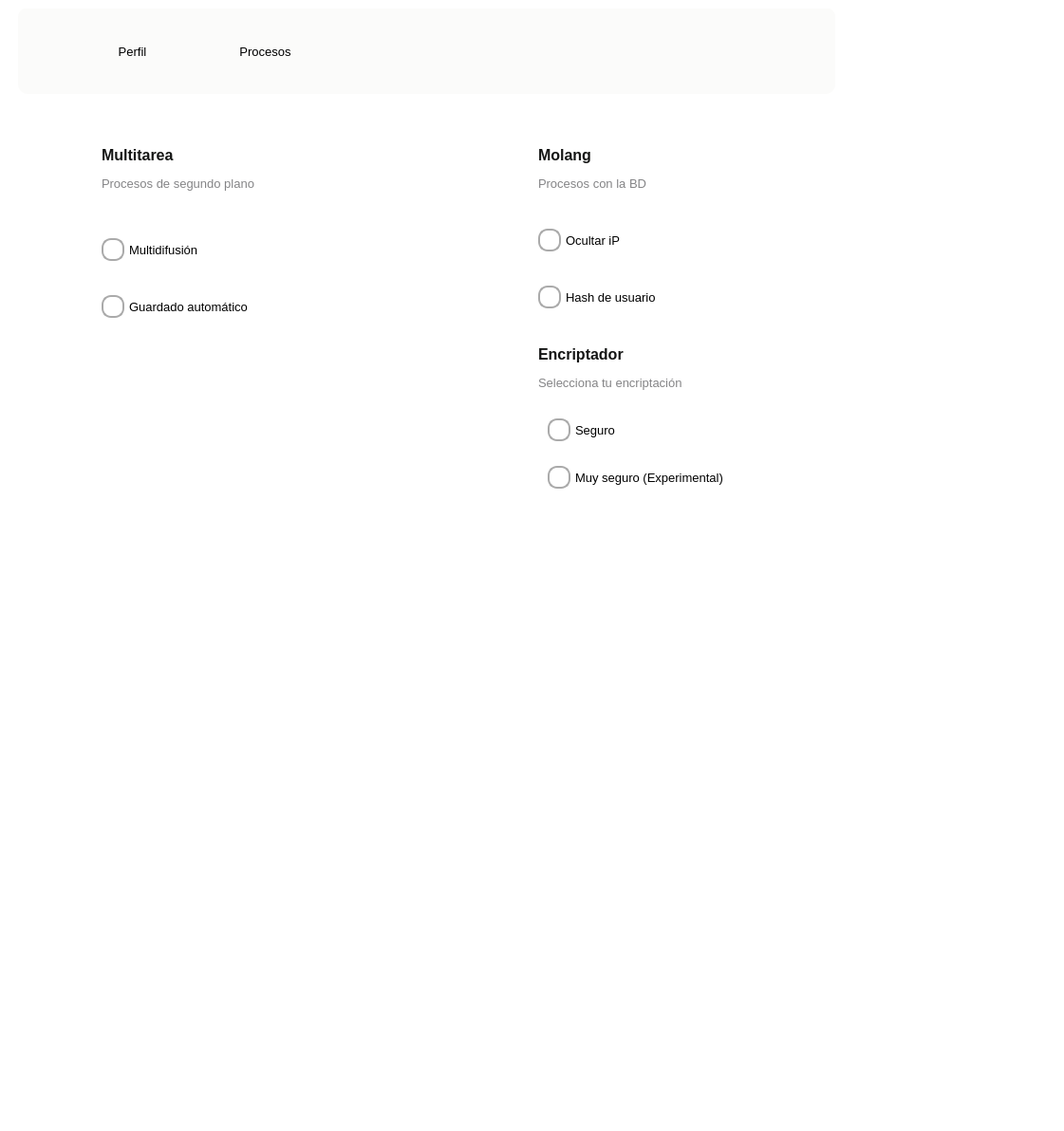
<?xml version="1.0" encoding="UTF-8"?>
<ui version="4.0">
 <class>MainWindow</class>
 <widget class="QMainWindow" name="MainWindow">
  <property name="geometry">
   <rect>
    <x>0</x>
    <y>0</y>
    <width>1121</width>
    <height>1192</height>
   </rect>
  </property>
  <property name="windowTitle">
   <string>MainWindow</string>
  </property>
  <property name="styleSheet">
   <string notr="true">background-color:transparent;
border-radius:10px;</string>
  </property>
  <widget class="QWidget" name="centralwidget">
   <widget class="QFrame" name="frame">
    <property name="geometry">
     <rect>
      <x>19</x>
      <y>9</y>
      <width>861</width>
      <height>571</height>
     </rect>
    </property>
    <property name="styleSheet">
     <string notr="true">background-color:white;
border-radius:10px;
</string>
    </property>
    <property name="frameShape">
     <enum>QFrame::StyledPanel</enum>
    </property>
    <property name="frameShadow">
     <enum>QFrame::Raised</enum>
    </property>
    <widget class="QFrame" name="frame_2">
     <property name="geometry">
      <rect>
       <x>0</x>
       <y>-1</y>
       <width>861</width>
       <height>91</height>
      </rect>
     </property>
     <property name="cursor">
      <cursorShape>ArrowCursor</cursorShape>
     </property>
     <property name="styleSheet">
      <string notr="true">background-color:#fbfbfa;
border-radius:10px;</string>
     </property>
     <property name="frameShape">
      <enum>QFrame::StyledPanel</enum>
     </property>
     <property name="frameShadow">
      <enum>QFrame::Raised</enum>
     </property>
     <widget class="QPushButton" name="buttonProfile">
      <property name="geometry">
       <rect>
        <x>70</x>
        <y>30</y>
        <width>101</width>
        <height>32</height>
       </rect>
      </property>
      <property name="font">
       <font>
        <family>Segoe UI</family>
        <pointsize>10</pointsize>
       </font>
      </property>
      <property name="cursor">
       <cursorShape>PointingHandCursor</cursorShape>
      </property>
      <property name="text">
       <string>Perfil</string>
      </property>
      <property name="icon">
       <iconset>
        <normaloff>../Resources/equipo-de-usuario.png</normaloff>../Resources/equipo-de-usuario.png</iconset>
      </property>
      <property name="iconSize">
       <size>
        <width>32</width>
        <height>32</height>
       </size>
      </property>
     </widget>
     <widget class="QPushButton" name="buttonProcess">
      <property name="geometry">
       <rect>
        <x>200</x>
        <y>30</y>
        <width>121</width>
        <height>32</height>
       </rect>
      </property>
      <property name="font">
       <font>
        <family>Segoe UI</family>
        <pointsize>10</pointsize>
       </font>
      </property>
      <property name="cursor">
       <cursorShape>PointingHandCursor</cursorShape>
      </property>
      <property name="text">
       <string>Procesos</string>
      </property>
      <property name="icon">
       <iconset>
        <normaloff>../Resources/configuracion-del-flujo-de-trabajo.png</normaloff>../Resources/configuracion-del-flujo-de-trabajo.png</iconset>
      </property>
      <property name="iconSize">
       <size>
        <width>32</width>
        <height>32</height>
       </size>
      </property>
     </widget>
     <widget class="QRadioButton" name="buttonExit">
      <property name="geometry">
       <rect>
        <x>10</x>
        <y>10</y>
        <width>16</width>
        <height>21</height>
       </rect>
      </property>
      <property name="cursor">
       <cursorShape>PointingHandCursor</cursorShape>
      </property>
      <property name="toolTip">
       <string>Salir</string>
      </property>
      <property name="styleSheet">
       <string>background-color:transparent;</string>
      </property>
      <property name="text">
       <string/>
      </property>
     </widget>
     <widget class="QRadioButton" name="buttonMinimize">
      <property name="enabled">
       <bool>false</bool>
      </property>
      <property name="geometry">
       <rect>
        <x>30</x>
        <y>10</y>
        <width>16</width>
        <height>21</height>
       </rect>
      </property>
      <property name="cursor">
       <cursorShape>PointingHandCursor</cursorShape>
      </property>
      <property name="focusPolicy">
       <enum>Qt::NoFocus</enum>
      </property>
      <property name="toolTip">
       <string>Minimizar</string>
      </property>
      <property name="styleSheet">
       <string notr="true">background-color:transparent;</string>
      </property>
      <property name="text">
       <string/>
      </property>
      <property name="autoExclusive">
       <bool>false</bool>
      </property>
     </widget>
    </widget>
    <widget class="QFrame" name="root">
     <property name="geometry">
      <rect>
       <x>9</x>
       <y>99</y>
       <width>841</width>
       <height>461</height>
      </rect>
     </property>
     <property name="styleSheet">
      <string notr="true">background-color:white;
border-radius:10px;</string>
     </property>
     <property name="frameShape">
      <enum>QFrame::StyledPanel</enum>
     </property>
     <property name="frameShadow">
      <enum>QFrame::Raised</enum>
     </property>
     <widget class="QFrame" name="frameUser">
      <property name="geometry">
       <rect>
        <x>20</x>
        <y>10</y>
        <width>801</width>
        <height>411</height>
       </rect>
      </property>
      <property name="frameShape">
       <enum>QFrame::StyledPanel</enum>
      </property>
      <property name="frameShadow">
       <enum>QFrame::Raised</enum>
      </property>
      <widget class="QTextEdit" name="textEdit">
       <property name="geometry">
        <rect>
         <x>580</x>
         <y>70</y>
         <width>111</width>
         <height>41</height>
        </rect>
       </property>
       <property name="font">
        <font>
         <family>Segoe UI</family>
         <pointsize>12</pointsize>
        </font>
       </property>
       <property name="styleSheet">
        <string notr="true">border:1px solid #dddcdc;</string>
       </property>
       <property name="readOnly">
        <bool>true</bool>
       </property>
       <property name="placeholderText">
        <string>#FFFF</string>
       </property>
      </widget>
      <widget class="QCheckBox" name="checkHideSemester">
       <property name="geometry">
        <rect>
         <x>60</x>
         <y>130</y>
         <width>171</width>
         <height>31</height>
        </rect>
       </property>
       <property name="font">
        <font>
         <family>Segoe UI</family>
         <pointsize>10</pointsize>
        </font>
       </property>
       <property name="cursor">
        <cursorShape>PointingHandCursor</cursorShape>
       </property>
       <property name="styleSheet">
        <string notr="true">QCheckBox {
    spacing: 5px; /* Espacio entre el cuadro de verificación y el texto */
}

QCheckBox::indicator {
    width: 20px; /* Ancho del cuadro de verificación */
    height: 20px; /* Altura del cuadro de verificación */
    border-radius: 10px; /* Asegura que el cuadro de verificación sea circular */
}

QCheckBox::indicator:unchecked {
    border: 2px solid #aaa; /* Borde del cuadro de verificación cuando no está seleccionado */
    background-color: #fff; /* Color de fondo del cuadro de verificación cuando no está seleccionado */
}

QCheckBox::indicator:checked {
    border: 2px solid #007bff; /* Borde del cuadro de verificación cuando está seleccionado */
    background-color: #007bff; /* Color de fondo del cuadro de verificación cuando está seleccionado */
}

QCheckBox::indicator:checked:hover {
    border: 2px solid #0056b3; /* Borde del cuadro de verificación cuando está seleccionado y el cursor está sobre él */
    background-color: #0056b3; /* Color de fondo del cuadro de verificación cuando está seleccionado y el cursor está sobre él */
}

QCheckBox::indicator:unchecked:hover {
    border: 2px solid #999; /* Borde del cuadro de verificación cuando no está seleccionado y el cursor está sobre él */
    background-color: #f3f3f3; /* Color de fondo del cuadro de verificación cuando no está seleccionado y el cursor está sobre él */
}

QCheckBox::indicator:checked:disabled {
    border: 2px solid #999; /* Borde del cuadro de verificación cuando está seleccionado y desactivado */
    background-color: #ccc; /* Color de fondo del cuadro de verificación cuando está seleccionado y desactivado */
}

QCheckBox::indicator:unchecked:disabled {
    border: 2px solid #999; /* Borde del cuadro de verificación cuando no está seleccionado y desactivado */
    background-color: #f3f3f3; /* Color de fondo del cuadro de verificación cuando no está seleccionado y desactivado */
}

QCheckBox::indicator:unchecked:focus {
    border: 2px solid #007bff; /* Borde del cuadro de verificación cuando no está seleccionado y tiene el enfoque */
}

QCheckBox::indicator:checked:focus {
    border: 2px solid #007bff; /* Borde del cuadro de verificación cuando está seleccionado y tiene el enfoque */
}
</string>
       </property>
       <property name="text">
        <string>Ocultar semestre</string>
       </property>
      </widget>
      <widget class="QLabel" name="label">
       <property name="geometry">
        <rect>
         <x>50</x>
         <y>30</y>
         <width>141</width>
         <height>31</height>
        </rect>
       </property>
       <property name="font">
        <font>
         <family>Segoe UI</family>
         <pointsize>12</pointsize>
         <weight>75</weight>
         <bold>true</bold>
        </font>
       </property>
       <property name="styleSheet">
        <string notr="true">color: #141514;</string>
       </property>
       <property name="text">
        <string>Color lateral</string>
       </property>
      </widget>
      <widget class="QPushButton" name="pushButton_9">
       <property name="geometry">
        <rect>
         <x>700</x>
         <y>70</y>
         <width>31</width>
         <height>31</height>
        </rect>
       </property>
       <property name="cursor">
        <cursorShape>PointingHandCursor</cursorShape>
       </property>
       <property name="styleSheet">
        <string notr="true">background-color:#088bb2;
border-radius:15px;</string>
       </property>
       <property name="text">
        <string/>
       </property>
      </widget>
      <widget class="QPushButton" name="pushButton_3">
       <property name="geometry">
        <rect>
         <x>500</x>
         <y>20</y>
         <width>31</width>
         <height>31</height>
        </rect>
       </property>
       <property name="cursor">
        <cursorShape>PointingHandCursor</cursorShape>
       </property>
       <property name="styleSheet">
        <string notr="true">background-color:#1f1f21;
border-radius:15px;</string>
       </property>
       <property name="text">
        <string/>
       </property>
      </widget>
      <widget class="QLabel" name="label_3">
       <property name="geometry">
        <rect>
         <x>460</x>
         <y>80</y>
         <width>111</width>
         <height>16</height>
        </rect>
       </property>
       <property name="font">
        <font>
         <family>Segoe UI</family>
         <pointsize>10</pointsize>
        </font>
       </property>
       <property name="styleSheet">
        <string notr="true">color:#848486;</string>
       </property>
       <property name="text">
        <string>Personalizado</string>
       </property>
      </widget>
      <widget class="QPushButton" name="pushButton_8">
       <property name="geometry">
        <rect>
         <x>700</x>
         <y>20</y>
         <width>31</width>
         <height>31</height>
        </rect>
       </property>
       <property name="cursor">
        <cursorShape>PointingHandCursor</cursorShape>
       </property>
       <property name="styleSheet">
        <string notr="true">background-color:#088bb2;
border-radius:15px;</string>
       </property>
       <property name="text">
        <string/>
       </property>
      </widget>
      <widget class="QPushButton" name="pushButton_4">
       <property name="geometry">
        <rect>
         <x>540</x>
         <y>20</y>
         <width>31</width>
         <height>31</height>
        </rect>
       </property>
       <property name="cursor">
        <cursorShape>PointingHandCursor</cursorShape>
       </property>
       <property name="styleSheet">
        <string notr="true">background-color:#7939ef;
border-radius:15px;</string>
       </property>
       <property name="text">
        <string/>
       </property>
      </widget>
      <widget class="QPushButton" name="pushButton_7">
       <property name="geometry">
        <rect>
         <x>660</x>
         <y>20</y>
         <width>31</width>
         <height>31</height>
        </rect>
       </property>
       <property name="cursor">
        <cursorShape>PointingHandCursor</cursorShape>
       </property>
       <property name="styleSheet">
        <string notr="true">background-color:#2f90fa;
border-radius:15px;</string>
       </property>
       <property name="text">
        <string/>
       </property>
      </widget>
      <widget class="QPushButton" name="pushButton_5">
       <property name="geometry">
        <rect>
         <x>580</x>
         <y>20</y>
         <width>31</width>
         <height>31</height>
        </rect>
       </property>
       <property name="cursor">
        <cursorShape>PointingHandCursor</cursorShape>
       </property>
       <property name="styleSheet">
        <string notr="true">background-color:#424ce6;
border-radius:15px;</string>
       </property>
       <property name="text">
        <string/>
       </property>
      </widget>
      <widget class="QLabel" name="label_2">
       <property name="geometry">
        <rect>
         <x>50</x>
         <y>60</y>
         <width>241</width>
         <height>16</height>
        </rect>
       </property>
       <property name="font">
        <font>
         <family>Segoe UI</family>
         <pointsize>10</pointsize>
        </font>
       </property>
       <property name="styleSheet">
        <string notr="true">color:#848486;</string>
       </property>
       <property name="text">
        <string>Selecciona o costumiza el color</string>
       </property>
      </widget>
      <widget class="QCheckBox" name="checkHideName">
       <property name="geometry">
        <rect>
         <x>60</x>
         <y>190</y>
         <width>171</width>
         <height>31</height>
        </rect>
       </property>
       <property name="font">
        <font>
         <family>Segoe UI</family>
         <pointsize>10</pointsize>
        </font>
       </property>
       <property name="cursor">
        <cursorShape>PointingHandCursor</cursorShape>
       </property>
       <property name="styleSheet">
        <string notr="true">QCheckBox {
    spacing: 5px; /* Espacio entre el cuadro de verificación y el texto */
}

QCheckBox::indicator {
    width: 20px; /* Ancho del cuadro de verificación */
    height: 20px; /* Altura del cuadro de verificación */
    border-radius: 10px; /* Asegura que el cuadro de verificación sea circular */
}

QCheckBox::indicator:unchecked {
    border: 2px solid #aaa; /* Borde del cuadro de verificación cuando no está seleccionado */
    background-color: #fff; /* Color de fondo del cuadro de verificación cuando no está seleccionado */
}

QCheckBox::indicator:checked {
    border: 2px solid #007bff; /* Borde del cuadro de verificación cuando está seleccionado */
    background-color: #007bff; /* Color de fondo del cuadro de verificación cuando está seleccionado */
}

QCheckBox::indicator:checked:hover {
    border: 2px solid #0056b3; /* Borde del cuadro de verificación cuando está seleccionado y el cursor está sobre él */
    background-color: #0056b3; /* Color de fondo del cuadro de verificación cuando está seleccionado y el cursor está sobre él */
}

QCheckBox::indicator:unchecked:hover {
    border: 2px solid #999; /* Borde del cuadro de verificación cuando no está seleccionado y el cursor está sobre él */
    background-color: #f3f3f3; /* Color de fondo del cuadro de verificación cuando no está seleccionado y el cursor está sobre él */
}

QCheckBox::indicator:checked:disabled {
    border: 2px solid #999; /* Borde del cuadro de verificación cuando está seleccionado y desactivado */
    background-color: #ccc; /* Color de fondo del cuadro de verificación cuando está seleccionado y desactivado */
}

QCheckBox::indicator:unchecked:disabled {
    border: 2px solid #999; /* Borde del cuadro de verificación cuando no está seleccionado y desactivado */
    background-color: #f3f3f3; /* Color de fondo del cuadro de verificación cuando no está seleccionado y desactivado */
}

QCheckBox::indicator:unchecked:focus {
    border: 2px solid #007bff; /* Borde del cuadro de verificación cuando no está seleccionado y tiene el enfoque */
}

QCheckBox::indicator:checked:focus {
    border: 2px solid #007bff; /* Borde del cuadro de verificación cuando está seleccionado y tiene el enfoque */
}
</string>
       </property>
       <property name="text">
        <string>Ocultar nombre</string>
       </property>
      </widget>
      <widget class="QPushButton" name="pushButton_6">
       <property name="geometry">
        <rect>
         <x>620</x>
         <y>20</y>
         <width>31</width>
         <height>31</height>
        </rect>
       </property>
       <property name="cursor">
        <cursorShape>PointingHandCursor</cursorShape>
       </property>
       <property name="styleSheet">
        <string notr="true">background-color:#155fef;
border-radius:15px;</string>
       </property>
       <property name="text">
        <string/>
       </property>
      </widget>
     </widget>
     <widget class="QFrame" name="frameProcess">
      <property name="geometry">
       <rect>
        <x>19</x>
        <y>10</y>
        <width>801</width>
        <height>411</height>
       </rect>
      </property>
      <property name="frameShape">
       <enum>QFrame::StyledPanel</enum>
      </property>
      <property name="frameShadow">
       <enum>QFrame::Raised</enum>
      </property>
      <widget class="QCheckBox" name="checkHideSemester_2">
       <property name="geometry">
        <rect>
         <x>60</x>
         <y>130</y>
         <width>171</width>
         <height>31</height>
        </rect>
       </property>
       <property name="font">
        <font>
         <family>Segoe UI</family>
         <pointsize>10</pointsize>
        </font>
       </property>
       <property name="cursor">
        <cursorShape>PointingHandCursor</cursorShape>
       </property>
       <property name="styleSheet">
        <string notr="true">QCheckBox {
    spacing: 5px; /* Espacio entre el cuadro de verificación y el texto */
}

QCheckBox::indicator {
    width: 20px; /* Ancho del cuadro de verificación */
    height: 20px; /* Altura del cuadro de verificación */
    border-radius: 10px; /* Asegura que el cuadro de verificación sea circular */
}

QCheckBox::indicator:unchecked {
    border: 2px solid #aaa; /* Borde del cuadro de verificación cuando no está seleccionado */
    background-color: #fff; /* Color de fondo del cuadro de verificación cuando no está seleccionado */
}

QCheckBox::indicator:checked {
    border: 2px solid #007bff; /* Borde del cuadro de verificación cuando está seleccionado */
    background-color: #007bff; /* Color de fondo del cuadro de verificación cuando está seleccionado */
}

QCheckBox::indicator:checked:hover {
    border: 2px solid #0056b3; /* Borde del cuadro de verificación cuando está seleccionado y el cursor está sobre él */
    background-color: #0056b3; /* Color de fondo del cuadro de verificación cuando está seleccionado y el cursor está sobre él */
}

QCheckBox::indicator:unchecked:hover {
    border: 2px solid #999; /* Borde del cuadro de verificación cuando no está seleccionado y el cursor está sobre él */
    background-color: #f3f3f3; /* Color de fondo del cuadro de verificación cuando no está seleccionado y el cursor está sobre él */
}

QCheckBox::indicator:checked:disabled {
    border: 2px solid #999; /* Borde del cuadro de verificación cuando está seleccionado y desactivado */
    background-color: #ccc; /* Color de fondo del cuadro de verificación cuando está seleccionado y desactivado */
}

QCheckBox::indicator:unchecked:disabled {
    border: 2px solid #999; /* Borde del cuadro de verificación cuando no está seleccionado y desactivado */
    background-color: #f3f3f3; /* Color de fondo del cuadro de verificación cuando no está seleccionado y desactivado */
}

QCheckBox::indicator:unchecked:focus {
    border: 2px solid #007bff; /* Borde del cuadro de verificación cuando no está seleccionado y tiene el enfoque */
}

QCheckBox::indicator:checked:focus {
    border: 2px solid #007bff; /* Borde del cuadro de verificación cuando está seleccionado y tiene el enfoque */
}
</string>
       </property>
       <property name="text">
        <string>Multidifusión</string>
       </property>
      </widget>
      <widget class="QLabel" name="label_4">
       <property name="geometry">
        <rect>
         <x>60</x>
         <y>30</y>
         <width>141</width>
         <height>31</height>
        </rect>
       </property>
       <property name="font">
        <font>
         <family>Segoe UI</family>
         <pointsize>12</pointsize>
         <weight>75</weight>
         <bold>true</bold>
        </font>
       </property>
       <property name="styleSheet">
        <string notr="true">color: #141514;</string>
       </property>
       <property name="text">
        <string>&lt;html&gt;&lt;head/&gt;&lt;body&gt;&lt;p&gt;Multitarea&lt;/p&gt;&lt;/body&gt;&lt;/html&gt;</string>
       </property>
      </widget>
      <widget class="QLabel" name="label_5">
       <property name="geometry">
        <rect>
         <x>60</x>
         <y>60</y>
         <width>241</width>
         <height>31</height>
        </rect>
       </property>
       <property name="font">
        <font>
         <family>Segoe UI</family>
         <pointsize>10</pointsize>
        </font>
       </property>
       <property name="styleSheet">
        <string notr="true">color:#848486;
</string>
       </property>
       <property name="text">
        <string>&lt;html&gt;&lt;head/&gt;&lt;body&gt;&lt;p&gt;Procesos de segundo plano&lt;/p&gt;&lt;/body&gt;&lt;/html&gt;</string>
       </property>
      </widget>
      <widget class="QCheckBox" name="checkHideSemester_3">
       <property name="geometry">
        <rect>
         <x>60</x>
         <y>190</y>
         <width>231</width>
         <height>31</height>
        </rect>
       </property>
       <property name="font">
        <font>
         <family>Segoe UI</family>
         <pointsize>10</pointsize>
        </font>
       </property>
       <property name="cursor">
        <cursorShape>PointingHandCursor</cursorShape>
       </property>
       <property name="styleSheet">
        <string notr="true">QCheckBox {
    spacing: 5px; /* Espacio entre el cuadro de verificación y el texto */
}

QCheckBox::indicator {
    width: 20px; /* Ancho del cuadro de verificación */
    height: 20px; /* Altura del cuadro de verificación */
    border-radius: 10px; /* Asegura que el cuadro de verificación sea circular */
}

QCheckBox::indicator:unchecked {
    border: 2px solid #aaa; /* Borde del cuadro de verificación cuando no está seleccionado */
    background-color: #fff; /* Color de fondo del cuadro de verificación cuando no está seleccionado */
}

QCheckBox::indicator:checked {
    border: 2px solid #007bff; /* Borde del cuadro de verificación cuando está seleccionado */
    background-color: #007bff; /* Color de fondo del cuadro de verificación cuando está seleccionado */
}

QCheckBox::indicator:checked:hover {
    border: 2px solid #0056b3; /* Borde del cuadro de verificación cuando está seleccionado y el cursor está sobre él */
    background-color: #0056b3; /* Color de fondo del cuadro de verificación cuando está seleccionado y el cursor está sobre él */
}

QCheckBox::indicator:unchecked:hover {
    border: 2px solid #999; /* Borde del cuadro de verificación cuando no está seleccionado y el cursor está sobre él */
    background-color: #f3f3f3; /* Color de fondo del cuadro de verificación cuando no está seleccionado y el cursor está sobre él */
}

QCheckBox::indicator:checked:disabled {
    border: 2px solid #999; /* Borde del cuadro de verificación cuando está seleccionado y desactivado */
    background-color: #ccc; /* Color de fondo del cuadro de verificación cuando está seleccionado y desactivado */
}

QCheckBox::indicator:unchecked:disabled {
    border: 2px solid #999; /* Borde del cuadro de verificación cuando no está seleccionado y desactivado */
    background-color: #f3f3f3; /* Color de fondo del cuadro de verificación cuando no está seleccionado y desactivado */
}

QCheckBox::indicator:unchecked:focus {
    border: 2px solid #007bff; /* Borde del cuadro de verificación cuando no está seleccionado y tiene el enfoque */
}

QCheckBox::indicator:checked:focus {
    border: 2px solid #007bff; /* Borde del cuadro de verificación cuando está seleccionado y tiene el enfoque */
}
</string>
       </property>
       <property name="text">
        <string>Guardado automático</string>
       </property>
      </widget>
      <widget class="QLabel" name="label_6">
       <property name="geometry">
        <rect>
         <x>520</x>
         <y>30</y>
         <width>141</width>
         <height>31</height>
        </rect>
       </property>
       <property name="font">
        <font>
         <family>Segoe UI</family>
         <pointsize>12</pointsize>
         <weight>75</weight>
         <bold>true</bold>
        </font>
       </property>
       <property name="styleSheet">
        <string notr="true">color: #141514;</string>
       </property>
       <property name="text">
        <string>&lt;html&gt;&lt;head/&gt;&lt;body&gt;&lt;p&gt;Molang&lt;/p&gt;&lt;/body&gt;&lt;/html&gt;</string>
       </property>
      </widget>
      <widget class="QLabel" name="label_7">
       <property name="geometry">
        <rect>
         <x>520</x>
         <y>60</y>
         <width>241</width>
         <height>31</height>
        </rect>
       </property>
       <property name="font">
        <font>
         <family>Segoe UI</family>
         <pointsize>10</pointsize>
        </font>
       </property>
       <property name="styleSheet">
        <string notr="true">color:#848486;
</string>
       </property>
       <property name="frameShape">
        <enum>QFrame::NoFrame</enum>
       </property>
       <property name="text">
        <string>&lt;html&gt;&lt;head/&gt;&lt;body&gt;&lt;p&gt;Procesos con la BD&lt;/p&gt;&lt;/body&gt;&lt;/html&gt;</string>
       </property>
      </widget>
      <widget class="QCheckBox" name="weba">
       <property name="geometry">
        <rect>
         <x>520</x>
         <y>120</y>
         <width>171</width>
         <height>31</height>
        </rect>
       </property>
       <property name="font">
        <font>
         <family>Segoe UI</family>
         <pointsize>10</pointsize>
        </font>
       </property>
       <property name="cursor">
        <cursorShape>PointingHandCursor</cursorShape>
       </property>
       <property name="styleSheet">
        <string notr="true">QCheckBox {
    spacing: 5px; /* Espacio entre el cuadro de verificación y el texto */
}

QCheckBox::indicator {
    width: 20px; /* Ancho del cuadro de verificación */
    height: 20px; /* Altura del cuadro de verificación */
    border-radius: 10px; /* Asegura que el cuadro de verificación sea circular */
}

QCheckBox::indicator:unchecked {
    border: 2px solid #aaa; /* Borde del cuadro de verificación cuando no está seleccionado */
    background-color: #fff; /* Color de fondo del cuadro de verificación cuando no está seleccionado */
}

QCheckBox::indicator:checked {
    border: 2px solid #007bff; /* Borde del cuadro de verificación cuando está seleccionado */
    background-color: #007bff; /* Color de fondo del cuadro de verificación cuando está seleccionado */
}

QCheckBox::indicator:checked:hover {
    border: 2px solid #0056b3; /* Borde del cuadro de verificación cuando está seleccionado y el cursor está sobre él */
    background-color: #0056b3; /* Color de fondo del cuadro de verificación cuando está seleccionado y el cursor está sobre él */
}

QCheckBox::indicator:unchecked:hover {
    border: 2px solid #999; /* Borde del cuadro de verificación cuando no está seleccionado y el cursor está sobre él */
    background-color: #f3f3f3; /* Color de fondo del cuadro de verificación cuando no está seleccionado y el cursor está sobre él */
}

QCheckBox::indicator:checked:disabled {
    border: 2px solid #999; /* Borde del cuadro de verificación cuando está seleccionado y desactivado */
    background-color: #ccc; /* Color de fondo del cuadro de verificación cuando está seleccionado y desactivado */
}

QCheckBox::indicator:unchecked:disabled {
    border: 2px solid #999; /* Borde del cuadro de verificación cuando no está seleccionado y desactivado */
    background-color: #f3f3f3; /* Color de fondo del cuadro de verificación cuando no está seleccionado y desactivado */
}

QCheckBox::indicator:unchecked:focus {
    border: 2px solid #007bff; /* Borde del cuadro de verificación cuando no está seleccionado y tiene el enfoque */
}

QCheckBox::indicator:checked:focus {
    border: 2px solid #007bff; /* Borde del cuadro de verificación cuando está seleccionado y tiene el enfoque */
}
</string>
       </property>
       <property name="text">
        <string>Ocultar iP</string>
       </property>
      </widget>
      <widget class="QCheckBox" name="checkHideSemester_5">
       <property name="geometry">
        <rect>
         <x>520</x>
         <y>180</y>
         <width>171</width>
         <height>31</height>
        </rect>
       </property>
       <property name="font">
        <font>
         <family>Segoe UI</family>
         <pointsize>10</pointsize>
        </font>
       </property>
       <property name="cursor">
        <cursorShape>PointingHandCursor</cursorShape>
       </property>
       <property name="styleSheet">
        <string notr="true">QCheckBox {
    spacing: 5px; /* Espacio entre el cuadro de verificación y el texto */
}

QCheckBox::indicator {
    width: 20px; /* Ancho del cuadro de verificación */
    height: 20px; /* Altura del cuadro de verificación */
    border-radius: 10px; /* Asegura que el cuadro de verificación sea circular */
}

QCheckBox::indicator:unchecked {
    border: 2px solid #aaa; /* Borde del cuadro de verificación cuando no está seleccionado */
    background-color: #fff; /* Color de fondo del cuadro de verificación cuando no está seleccionado */
}

QCheckBox::indicator:checked {
    border: 2px solid #007bff; /* Borde del cuadro de verificación cuando está seleccionado */
    background-color: #007bff; /* Color de fondo del cuadro de verificación cuando está seleccionado */
}

QCheckBox::indicator:checked:hover {
    border: 2px solid #0056b3; /* Borde del cuadro de verificación cuando está seleccionado y el cursor está sobre él */
    background-color: #0056b3; /* Color de fondo del cuadro de verificación cuando está seleccionado y el cursor está sobre él */
}

QCheckBox::indicator:unchecked:hover {
    border: 2px solid #999; /* Borde del cuadro de verificación cuando no está seleccionado y el cursor está sobre él */
    background-color: #f3f3f3; /* Color de fondo del cuadro de verificación cuando no está seleccionado y el cursor está sobre él */
}

QCheckBox::indicator:checked:disabled {
    border: 2px solid #999; /* Borde del cuadro de verificación cuando está seleccionado y desactivado */
    background-color: #ccc; /* Color de fondo del cuadro de verificación cuando está seleccionado y desactivado */
}

QCheckBox::indicator:unchecked:disabled {
    border: 2px solid #999; /* Borde del cuadro de verificación cuando no está seleccionado y desactivado */
    background-color: #f3f3f3; /* Color de fondo del cuadro de verificación cuando no está seleccionado y desactivado */
}

QCheckBox::indicator:unchecked:focus {
    border: 2px solid #007bff; /* Borde del cuadro de verificación cuando no está seleccionado y tiene el enfoque */
}

QCheckBox::indicator:checked:focus {
    border: 2px solid #007bff; /* Borde del cuadro de verificación cuando está seleccionado y tiene el enfoque */
}
</string>
       </property>
       <property name="text">
        <string>Hash de usuario</string>
       </property>
      </widget>
      <widget class="QLabel" name="label_8">
       <property name="geometry">
        <rect>
         <x>520</x>
         <y>240</y>
         <width>141</width>
         <height>31</height>
        </rect>
       </property>
       <property name="font">
        <font>
         <family>Segoe UI</family>
         <pointsize>12</pointsize>
         <weight>75</weight>
         <bold>true</bold>
        </font>
       </property>
       <property name="styleSheet">
        <string notr="true">color: #141514;</string>
       </property>
       <property name="text">
        <string>&lt;html&gt;&lt;head/&gt;&lt;body&gt;&lt;p&gt;Encriptador&lt;/p&gt;&lt;/body&gt;&lt;/html&gt;</string>
       </property>
      </widget>
      <widget class="QLabel" name="label_9">
       <property name="geometry">
        <rect>
         <x>520</x>
         <y>270</y>
         <width>241</width>
         <height>31</height>
        </rect>
       </property>
       <property name="font">
        <font>
         <family>Segoe UI</family>
         <pointsize>10</pointsize>
        </font>
       </property>
       <property name="styleSheet">
        <string notr="true">color:#848486;
</string>
       </property>
       <property name="frameShape">
        <enum>QFrame::NoFrame</enum>
       </property>
       <property name="text">
        <string>&lt;html&gt;&lt;head/&gt;&lt;body&gt;&lt;p&gt;Selecciona tu encriptación&lt;/p&gt;&lt;/body&gt;&lt;/html&gt;</string>
       </property>
      </widget>
      <widget class="QCheckBox" name="checkHideSemester_6">
       <property name="geometry">
        <rect>
         <x>530</x>
         <y>320</y>
         <width>171</width>
         <height>31</height>
        </rect>
       </property>
       <property name="font">
        <font>
         <family>Segoe UI</family>
         <pointsize>10</pointsize>
        </font>
       </property>
       <property name="cursor">
        <cursorShape>PointingHandCursor</cursorShape>
       </property>
       <property name="styleSheet">
        <string notr="true">QCheckBox {
    spacing: 5px; /* Espacio entre el cuadro de verificación y el texto */
}

QCheckBox::indicator {
    width: 20px; /* Ancho del cuadro de verificación */
    height: 20px; /* Altura del cuadro de verificación */
    border-radius: 10px; /* Asegura que el cuadro de verificación sea circular */
}

QCheckBox::indicator:unchecked {
    border: 2px solid #aaa; /* Borde del cuadro de verificación cuando no está seleccionado */
    background-color: #fff; /* Color de fondo del cuadro de verificación cuando no está seleccionado */
}

QCheckBox::indicator:checked {
    border: 2px solid #007bff; /* Borde del cuadro de verificación cuando está seleccionado */
    background-color: #007bff; /* Color de fondo del cuadro de verificación cuando está seleccionado */
}

QCheckBox::indicator:checked:hover {
    border: 2px solid #0056b3; /* Borde del cuadro de verificación cuando está seleccionado y el cursor está sobre él */
    background-color: #0056b3; /* Color de fondo del cuadro de verificación cuando está seleccionado y el cursor está sobre él */
}

QCheckBox::indicator:unchecked:hover {
    border: 2px solid #999; /* Borde del cuadro de verificación cuando no está seleccionado y el cursor está sobre él */
    background-color: #f3f3f3; /* Color de fondo del cuadro de verificación cuando no está seleccionado y el cursor está sobre él */
}

QCheckBox::indicator:checked:disabled {
    border: 2px solid #999; /* Borde del cuadro de verificación cuando está seleccionado y desactivado */
    background-color: #ccc; /* Color de fondo del cuadro de verificación cuando está seleccionado y desactivado */
}

QCheckBox::indicator:unchecked:disabled {
    border: 2px solid #999; /* Borde del cuadro de verificación cuando no está seleccionado y desactivado */
    background-color: #f3f3f3; /* Color de fondo del cuadro de verificación cuando no está seleccionado y desactivado */
}

QCheckBox::indicator:unchecked:focus {
    border: 2px solid #007bff; /* Borde del cuadro de verificación cuando no está seleccionado y tiene el enfoque */
}

QCheckBox::indicator:checked:focus {
    border: 2px solid #007bff; /* Borde del cuadro de verificación cuando está seleccionado y tiene el enfoque */
}
</string>
       </property>
       <property name="text">
        <string>Seguro</string>
       </property>
      </widget>
      <widget class="QCheckBox" name="checkHideSemester_7">
       <property name="geometry">
        <rect>
         <x>530</x>
         <y>370</y>
         <width>251</width>
         <height>31</height>
        </rect>
       </property>
       <property name="font">
        <font>
         <family>Segoe UI</family>
         <pointsize>10</pointsize>
        </font>
       </property>
       <property name="cursor">
        <cursorShape>PointingHandCursor</cursorShape>
       </property>
       <property name="styleSheet">
        <string notr="true">QCheckBox {
    spacing: 5px; /* Espacio entre el cuadro de verificación y el texto */
}

QCheckBox::indicator {
    width: 20px; /* Ancho del cuadro de verificación */
    height: 20px; /* Altura del cuadro de verificación */
    border-radius: 10px; /* Asegura que el cuadro de verificación sea circular */
}

QCheckBox::indicator:unchecked {
    border: 2px solid #aaa; /* Borde del cuadro de verificación cuando no está seleccionado */
    background-color: #fff; /* Color de fondo del cuadro de verificación cuando no está seleccionado */
}

QCheckBox::indicator:checked {
    border: 2px solid #007bff; /* Borde del cuadro de verificación cuando está seleccionado */
    background-color: #007bff; /* Color de fondo del cuadro de verificación cuando está seleccionado */
}

QCheckBox::indicator:checked:hover {
    border: 2px solid #0056b3; /* Borde del cuadro de verificación cuando está seleccionado y el cursor está sobre él */
    background-color: #0056b3; /* Color de fondo del cuadro de verificación cuando está seleccionado y el cursor está sobre él */
}

QCheckBox::indicator:unchecked:hover {
    border: 2px solid #999; /* Borde del cuadro de verificación cuando no está seleccionado y el cursor está sobre él */
    background-color: #f3f3f3; /* Color de fondo del cuadro de verificación cuando no está seleccionado y el cursor está sobre él */
}

QCheckBox::indicator:checked:disabled {
    border: 2px solid #999; /* Borde del cuadro de verificación cuando está seleccionado y desactivado */
    background-color: #ccc; /* Color de fondo del cuadro de verificación cuando está seleccionado y desactivado */
}

QCheckBox::indicator:unchecked:disabled {
    border: 2px solid #999; /* Borde del cuadro de verificación cuando no está seleccionado y desactivado */
    background-color: #f3f3f3; /* Color de fondo del cuadro de verificación cuando no está seleccionado y desactivado */
}

QCheckBox::indicator:unchecked:focus {
    border: 2px solid #007bff; /* Borde del cuadro de verificación cuando no está seleccionado y tiene el enfoque */
}

QCheckBox::indicator:checked:focus {
    border: 2px solid #007bff; /* Borde del cuadro de verificación cuando está seleccionado y tiene el enfoque */
}
</string>
       </property>
       <property name="text">
        <string>Muy seguro (Experimental)</string>
       </property>
      </widget>
     </widget>
    </widget>
   </widget>
  </widget>
  <widget class="QStatusBar" name="statusbar"/>
 </widget>
 <resources/>
 <connections/>
</ui>
